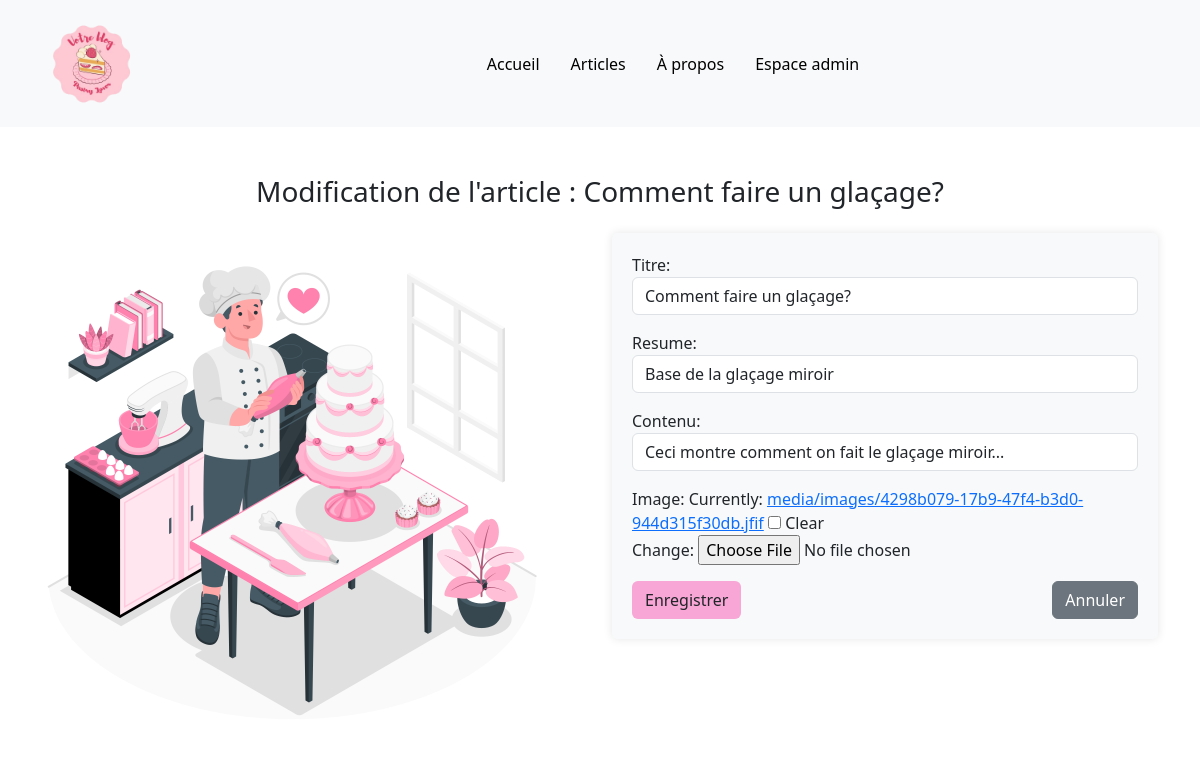
The app's page /editarticle/7/ with its own data.
### articles/models.py (models this page shows, shortened)
class Article(models.Model):
    titre= models.CharField(max_length=150)
    auteur = models.ForeignKey(User, on_delete=models.CASCADE)
    resume = models.CharField(max_length=250)
    contenu = models.TextField(blank=True)
    dateDePublication = models.DateField(auto_now_add=True)
    image = models.ImageField(upload_to='media/images/', blank=True, null=True)

### articles/views.py (the view)
# urls.py: path("editarticle/<int:id>/", modifier_article, name="update"),
def modifier_article(request, id):
    article = get_object_or_404(Article, id=id)
    if request.method == 'POST':
        edit_form = ArticleForm(request.POST, request.FILES, instance = article)
        if edit_form.is_valid():
            edit_form.save()
            return redirect('useradmin')
    else:
        edit_form = ArticleForm(instance=article)
    return render(request, 'edit_article.html', {'edit_form': edit_form, 'article': article})

### articles/forms.py
class ArticleForm(forms.ModelForm):
    class Meta:
        model = Article
        fields =['titre', 'resume', 'contenu', 'image']
        widgets = {
            'titre' : forms.TextInput(attrs = {'class': 'form-control'}),
            'resume' : forms.TextInput(attrs={'class': 'form-control'}),
            'contenu' : forms.TextInput(attrs={'class': 'form-control'}),
        }

### template/edit_article.html (shortened to what this page needs)
<!DOCTYPE html>
<html lang="en">
<head>
    {% load static %}
    <link rel="stylesheet" href="{% static 'css/styles.css' %}">
    <link href="https://cdn.jsdelivr.net/npm/bootstrap@5.3.3/dist/css/bootstrap.min.css" rel="stylesheet">
</head>
<body>
    <header>
        <nav class="navbar navbar-expand-lg bg-body-tertiary">
            <div class="container-fluid">
                <a class="navbar-brand" href="#">
                    <img src="{% static 'images/logo.png' %}" alt="Logo" width="100" height="100" class="d-inline-block align-text-top">
                </a>
                <div class="collapse navbar-collapse" id="navbarSupportedContent">
                    <ul class="navbar-nav me-auto mb-2 mb-lg-0">
                        <li class="nav-item">
                            <a class="nav-link active" aria-current="page" href="#">Accueil</a>
                        </li>
                        <li class="nav-item">
                            <a class="nav-link active" href="#">Articles</a>
                        </li>
                        <li class="nav-item">
                            <a class="nav-link active" href="#">À propos</a>
                        </li>
                        <li class="nav-item">
                            <a class="nav-link active" href="{% url 'useradmin' %}">Espace admin</a>
                        </li>
                    </ul>
                </div>
            </div>
        </nav>
    </header>
    <div class="container mt-5">
        <h3 class="text-center mb-4">Modification de l'article : {{ article.titre }}</h3>
        <div class="row">
            <div class="col-md-6">
                <img src="{% static 'images/y.png' %}" alt="Image d'illustration" class="img-fluid rounded">
            </div>
            <div class="col-md-6">
                <div class="custom-form1">
                    <form method="POST" enctype="multipart/form-data" action="{% url 'update' article.id %}">
                        {{ edit_form.as_p }}
                        <div class="d-flex justify-content-between mt-3">
                            <button type="submit" class="btn " style="background-color: #f7a6d5;">Enregistrer</button>
                            <button type="button" class="btn btn-secondary" onclick="window.history.back();">Annuler</button>
                        </div>
                    </form>
                </div>
            </div>
        </div>
    </div>
</body>
</html>

### static/css/styles.css (style rules this page uses)
.navbar-nav { display: flex; margin-left: auto; justify-content: center; gap: 15px; }
.nav-link { border-radius: 20px; padding: 10px 20px; transition: background-color 0.3s ease, box-shadow 0.3s ease; }
.navbar-brand { margin-left: 30px; }
.navbar-brand img { width: 100px; height: auto; }
h3 { color: #333; margin-bottom: 20px; }
img { max-height: 500px; object-fit: cover; }
.custom-form1 { padding: 20px; background-color: #f8f9fa; border-radius: 5px; box-shadow: 0 0 10px rgba(0, 0, 0, 0.1); }

### records on screen
Article: titre "Comment faire un glaçage?", resume "Base de la glaçage miroir", contenu "Ceci montre comment on fait le glaçage miroir..."
